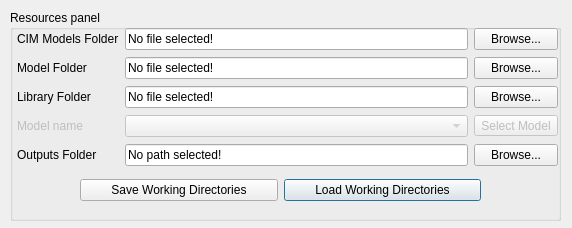
<?xml version="1.0" encoding="UTF-8"?>
<ui version="4.0">
 <class>Dialog</class>
 <widget class="QDialog" name="Dialog">
  <property name="geometry">
   <rect>
    <x>0</x>
    <y>0</y>
    <width>572</width>
    <height>228</height>
   </rect>
  </property>
  <property name="windowTitle">
   <string>Dialog</string>
  </property>
  <widget class="QGroupBox" name="groupBox_2">
   <property name="geometry">
    <rect>
     <x>10</x>
     <y>10</y>
     <width>551</width>
     <height>211</height>
    </rect>
   </property>
   <property name="layoutDirection">
    <enum>Qt::LeftToRight</enum>
   </property>
   <property name="autoFillBackground">
    <bool>false</bool>
   </property>
   <property name="title">
    <string>Resources panel</string>
   </property>
   <widget class="QWidget" name="layoutWidget">
    <property name="geometry">
     <rect>
      <x>70</x>
      <y>160</y>
      <width>401</width>
      <height>41</height>
     </rect>
    </property>
    <layout class="QGridLayout" name="gridLayout_3">
     <item row="0" column="1">
      <widget class="QPushButton" name="btn_loadResources">
       <property name="text">
        <string>Load Working Directories</string>
       </property>
      </widget>
     </item>
     <item row="0" column="0">
      <widget class="QPushButton" name="btn_saveResources">
       <property name="text">
        <string>Save Working Directories</string>
       </property>
      </widget>
     </item>
    </layout>
   </widget>
   <widget class="QWidget" name="layoutWidget_2">
    <property name="geometry">
     <rect>
      <x>7</x>
      <y>17</y>
      <width>541</width>
      <height>141</height>
     </rect>
    </property>
    <layout class="QGridLayout" name="gridLayout">
     <item row="1" column="0">
      <widget class="QLabel" name="label">
       <property name="text">
        <string>Model Folder</string>
       </property>
      </widget>
     </item>
     <item row="1" column="1">
      <widget class="QLineEdit" name="txtModelsFolder">
       <property name="text">
        <string>No file selected!</string>
       </property>
      </widget>
     </item>
     <item row="2" column="0">
      <widget class="QLabel" name="label_2">
       <property name="text">
        <string>Library Folder</string>
       </property>
      </widget>
     </item>
     <item row="2" column="1">
      <widget class="QLineEdit" name="txtLibraryFolder">
       <property name="text">
        <string>No file selected!</string>
       </property>
      </widget>
     </item>
     <item row="4" column="1">
      <widget class="QLineEdit" name="txtOutputFolder">
       <property name="text">
        <string>No path selected!</string>
       </property>
      </widget>
     </item>
     <item row="4" column="0">
      <widget class="QLabel" name="label_4">
       <property name="text">
        <string>Outputs Folder</string>
       </property>
      </widget>
     </item>
     <item row="3" column="2">
      <widget class="QToolButton" name="btn_loadModel">
       <property name="enabled">
        <bool>false</bool>
       </property>
       <property name="sizePolicy">
        <sizepolicy hsizetype="Fixed" vsizetype="Fixed">
         <horstretch>0</horstretch>
         <verstretch>0</verstretch>
        </sizepolicy>
       </property>
       <property name="text">
        <string>Select Model</string>
       </property>
      </widget>
     </item>
     <item row="3" column="1">
      <widget class="QComboBox" name="cbx_modelList">
       <property name="enabled">
        <bool>false</bool>
       </property>
      </widget>
     </item>
     <item row="3" column="0">
      <widget class="QLabel" name="label_3">
       <property name="enabled">
        <bool>false</bool>
       </property>
       <property name="sizePolicy">
        <sizepolicy hsizetype="Fixed" vsizetype="Preferred">
         <horstretch>0</horstretch>
         <verstretch>0</verstretch>
        </sizepolicy>
       </property>
       <property name="text">
        <string>Model name</string>
       </property>
      </widget>
     </item>
     <item row="0" column="0">
      <widget class="QLabel" name="label_5">
       <property name="text">
        <string>CIM Models Folder</string>
       </property>
      </widget>
     </item>
     <item row="0" column="2">
      <widget class="QPushButton" name="btnCIMFolder">
       <property name="text">
        <string>Browse...</string>
       </property>
      </widget>
     </item>
     <item row="1" column="2">
      <widget class="QPushButton" name="btnModelFolder">
       <property name="text">
        <string>Browse...</string>
       </property>
      </widget>
     </item>
     <item row="2" column="2">
      <widget class="QPushButton" name="btnLibraryFolder">
       <property name="text">
        <string>Browse...</string>
       </property>
      </widget>
     </item>
     <item row="4" column="2">
      <widget class="QPushButton" name="btnOutputsFolder">
       <property name="text">
        <string>Browse...</string>
       </property>
      </widget>
     </item>
     <item row="0" column="1">
      <widget class="QLineEdit" name="txtCIMFolder">
       <property name="text">
        <string>No file selected!</string>
       </property>
      </widget>
     </item>
    </layout>
   </widget>
  </widget>
 </widget>
 <resources/>
 <connections/>
</ui>
